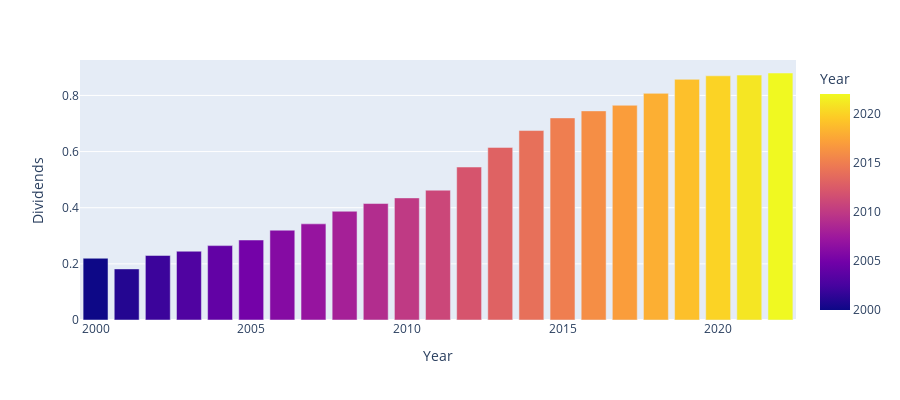

Here is the notebook cell this chart was saved with:
### Code cell
fig = px.bar(div, x='Year', y='Dividends',
            color='Year',
         
             height=400)
fig.show()

### Figure 1 — Plotly figure (JSON) as saved in the notebook; plotly's stock layout.template omitted (floating-point values rounded to 4 significant figures)
{"data": [{"alignmentgroup": "True", "hovertemplate": "Year=%{marker.color}<br>Dividends=%{y}<extra></extra>", "legendgroup": "", "marker": {"color": [2000, 2001, 2002, 2003, 2004, 2005, 2006, 2007, 2008, 2009, 2010, 2011, 2012, 2013, 2014, 2015, 2016, 2017, 2018, 2019, 2020, 2021, 2022], "coloraxis": "coloraxis", "pattern": {"shape": ""}}, "name": "", "offsetgroup": "", "orientation": "v", "showlegend": false, "textposition": "auto", "type": "bar", "x": [2000, 2001, 2002, 2003, 2004, 2005, 2006, 2007, 2008, 2009, 2010, 2011, 2012, 2013, 2014, 2015, 2016, 2017, 2018, 2019, 2020, 2021, 2022], "xaxis": "x", "y": [0.22, 0.182, 0.23, 0.245, 0.265, 0.285, 0.32, 0.3425, 0.3875, 0.415, 0.435, 0.4625, 0.545, 0.615, 0.675, 0.72, 0.745, 0.765, 0.8075, 0.8575, 0.87, 0.8725, 0.88], "yaxis": "y"}], "layout": {"barmode": "relative", "coloraxis": {"colorbar": {"title": {"text": "Year"}}, "colorscale": [[0, "#0d0887"], [0.1111, "#46039f"], [0.2222, "#7201a8"], [0.3333, "#9c179e"], [0.4444, "#bd3786"], [0.5556, "#d8576b"], [0.6667, "#ed7953"], [0.7778, "#fb9f3a"], [0.8889, "#fdca26"], [1, "#f0f921"]]}, "height": 400, "legend": {"tracegroupgap": 0}, "margin": {"t": 60}, "xaxis": {"anchor": "y", "domain": [0, 1], "title": {"text": "Year"}}, "yaxis": {"anchor": "x", "domain": [0, 1], "title": {"text": "Dividends"}}}}
